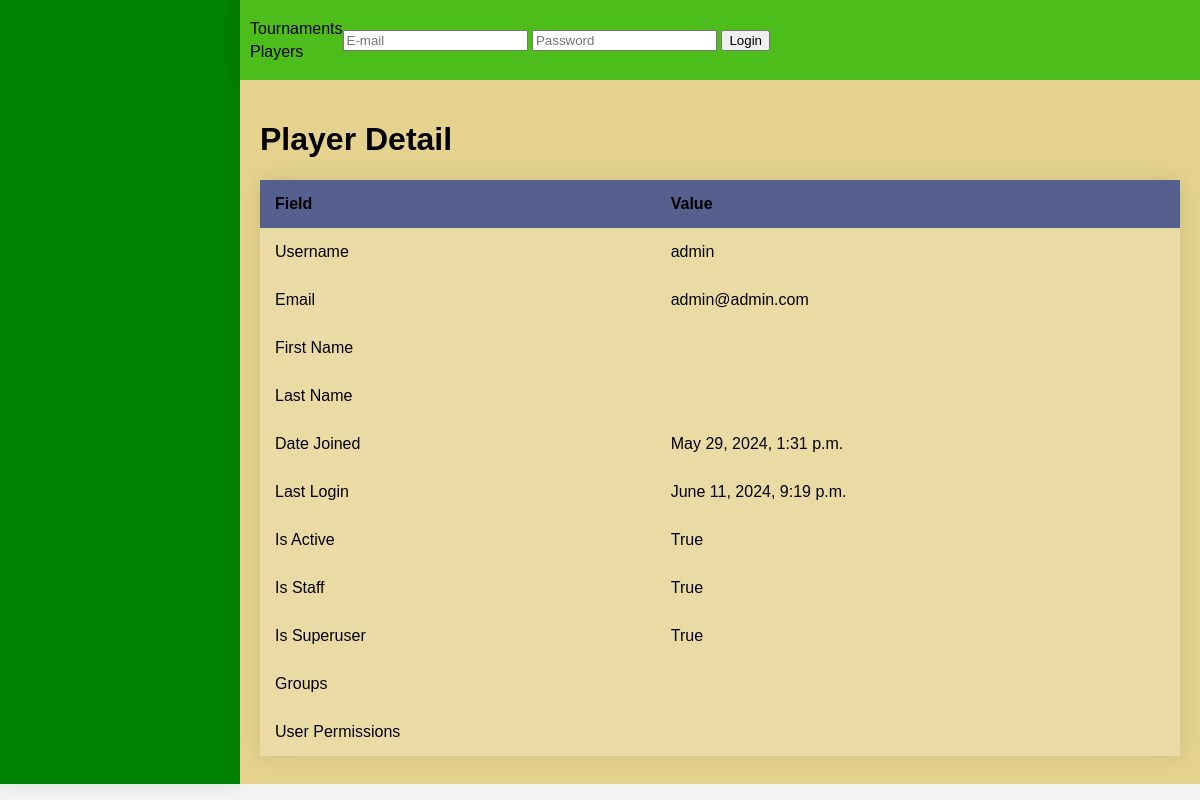
/player/1/, run on the app's committed database.
### players/models.py (models this page shows)
class Player(AbstractUser):
    email = models.EmailField(('email address'), unique=True)
    USERNAME_FIELD = 'email'
    REQUIRED_FIELDS = ['username']

### billiard_charts/static/templates/detail/player_detail.html (shortened to what this page needs)
{% extends "base.html" %}
{% block main_space %}
    {% if object.error_message %}
        <h2>Error</h2>
        <p>{{ object.error_message }}</p>
    {% else %}
        <h1>Player Detail</h1>
        <table>
            <thead>
                <tr>
                    <th class="l">Field</th>
                    <th class="r">Value</th>
                </tr>
            </thead>
            <tbody>
                <tr>
                    <td class="l">Username</td>
                    <td class="r">{{ player.username }}</td>
                </tr>
                <tr>
                    <td class="l">Email</td>
                    <td class="r">{{ player.email }}</td>
                </tr>
                <tr>
                    <td class="l">First Name</td>
                    <td class="r">{{ player.first_name }}</td>
                </tr>
                <tr>
                    <td class="l">Last Name</td>
                    <td class="r">{{ player.last_name }}</td>
                </tr>
                <tr>
                    <td class="l">Date Joined</td>
                    <td class="r">{{ player.date_joined }}</td>
                </tr>
                <tr>
                    <td class="l">Last Login</td>
                    <td class="r">{{ player.last_login }}</td>
                </tr>
                <tr>
                    <td class="l">Is Active</td>
                    <td class="r">{{ player.is_active }}</td>
                </tr>
                <tr>
                    <td class="l">Is Staff</td>
                    <td class="r">{{ player.is_staff }}</td>
                </tr>
                <tr>
                    <td class="l">Is Superuser</td>
                    <td class="r">{{ player.is_superuser }}</td>
                </tr>
                <tr>
                    <td class="l">Groups</td>
                    <td class="r">
                    </td>
                </tr>
                <tr>
                    <td class="l">User Permissions</td>
                    <td class="r">
                    </td>
                </tr>
            </tbody>
        </table>
    {% endif %}
{% endblock main_space %}

### billiard_charts/static/style.css (style rules this page uses)
body { height: 98vh; display: grid; grid-template-columns: 20vw 1fr; grid-template-rows: 10vh 1fr; font-family: Arial, sans-serif; margin: 0; background-color: #f4f4f4; }
table { width: 100%; border-collapse: collapse; overflow: hidden; box-shadow: 0 0 20px rgba(0, 0, 0, 0.1); margin-bottom: 20px; }
th, td { padding: 15px; background-color: rgba(255, 255, 255, 0.2); }
th { text-align: left; }
thead th { background-color: #55608f; }
tbody td { position: relative; }

### data on the page
Player: username "admin", email "admin@admin.com", date_joined "May 29, 2024, 1:31 p.m.", last_login "June 11, 2024, 9:19 p.m.", is_active "True", is_staff "True", is_superuser "True"
